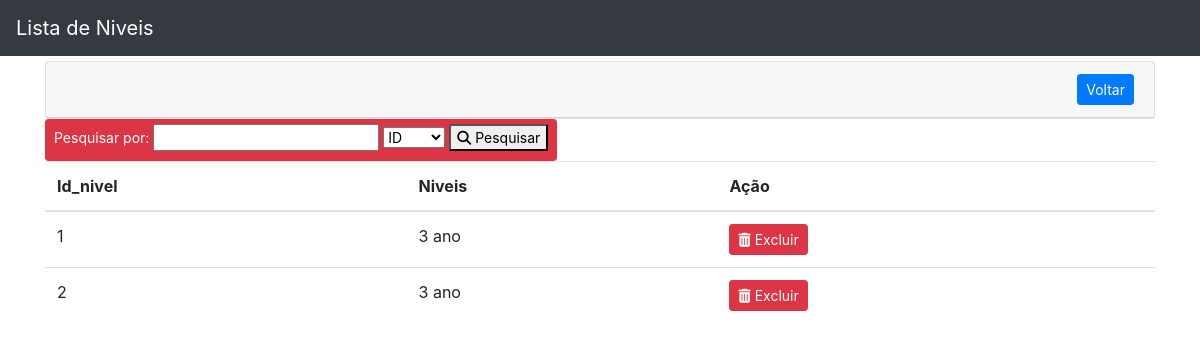
The app's page /listar_niveis.php, older data.
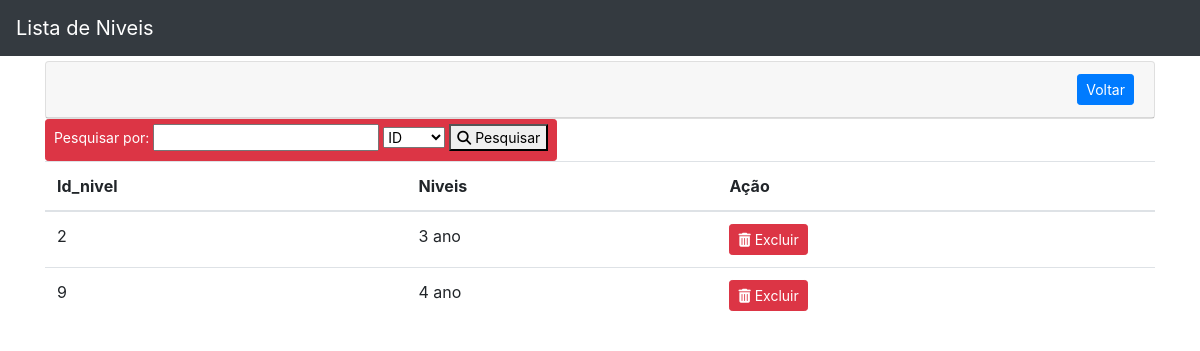
The same page, newer data.
### tables this page shows
CREATE TABLE `niveis` (
  `id_niveis` int(11) NOT NULL,
  `niveis` varchar(200) NOT NULL
);

### listar_niveis.php (the view, shortened to what this page needs)
<!DOCTYPE html>
<html>
<head>
	<link rel="stylesheet" href="https://cdn.jsdelivr.net/npm/bootstrap@4.3.1/dist/css/bootstrap.min.css">
</head>
<body>
  <nav class="navbar navbar-expand-sm bg-dark navbar-dark">
    <a class="navbar-brand" href="#">Lista de Niveis</a>
  </nav>
  <div class="container" style="margin-top:5px">
    <div style="text-align: left;">
      <div class="card">
        <div class="card-header">
          <div class="row">
            <div class="col-md-9"></div>
            <div class="col-md-3" align="right">
              <a href="ini.php" role="button" type="usbmit" class="btn btn-sm btn-primary">Voltar</a>
            </div>
          </div>
        </div>
      </div>
    <form  class="btn btn-danger btn-sm" method="post" action="pesquisa.php">
        <label>Pesquisar por:</label>
        <input type="text" name="pesquisa"autocomplete="off" required>
        <select name="tipo">
        <option value="id">ID</option>
      </select>
      <button type="submit"><i class="fa-solid fa-magnifying-glass"></i>&nbsp;Pesquisar</button>
    </form>
	<table class="table">
  <thead>
    <tr>
      <th scope="col">Id_nivel</th>
      <th scope="col">Niveis</th>
      <th scope="col">Ação</th>
   </tr>
  </thead>
    	<?php
    	     include 'conexao.php';
    	     $sql="SELECT * FROM `niveis`";
    	     $busca = mysqli_query($conexao,$sql);
    	     while ($array=mysqli_fetch_array($busca)) {
    	     	$id_niveis=$array['id_niveis'];
    	     	$niveis=$array['niveis'];
    	 ?>
    <tr>
      <td><?php echo $id_niveis ?></td>
      <td><?php echo $niveis ?></td>
      <td>
        <a class="btn btn-danger btn-sm" href="deletar_nivel.php?id=<?php echo $id_niveis ?>" role="button"><i class="fa-solid fa-trash-can"></i></i>&nbsp;Excluir</a>
      </td>
  <?php } ?>
    </tr>
</table>
	</div>
</body>
</html>

Row changes from the older to the newer data that the page shows:
removed niveis: id_niveis "1", niveis "3 ano"
added niveis: id_niveis "9", niveis "4 ano"
